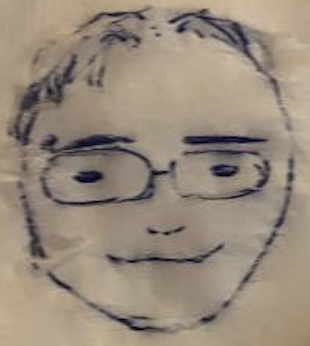
#> input picture data/images/Bambdad.png, 310 x 346 px, given in place of triangle_fractal.png, which was not available
$ python picture_to_dist.py
#> lines starting #> are read from the running program, lines starting #| are printed output that depends on the picture; after the words box and inside, x2 and y2 are one past the last pixel; in counts of white or black regions, pixels touching at a corner belong together; pictures that were not available may be replaced by others from this repository, and a replacement may not be noted
import numpy as np
import PIL
from PIL import Image,ImageOps
import matplotlib.pyplot as plt
import random


def resample(Y, alpha = [], N = 10000):
    n = len(Y.T)
    if not len(alpha):
        alpha = np.full(n, 1/n)
    resample_indexes = np.random.choice(np.arange(n), size=N, replace=True, p=alpha)
    Y_resample = Y[:, resample_indexes]
    return Y_resample


def clear_plt():
    plt.figure().clear()
    plt.close()
    plt.cla()
    plt.clf()
    return True


def sample_hmap(sample, save_loc, bins = 20, d = 2, range = None, vmax= None, cmap = None):
    try:
        sample = sample.detach().cpu()
    except AttributeError:
        pass
    if d == 2:
        x, y = sample.T
        x = np.asarray(x)
        y = np.asarray(y)
        plt.hist2d(x,y, density=True, bins = bins, range = range, cmin = 0, vmin=0, vmax = vmax, cmap = cmap)
        plt.colorbar()
    elif d == 1:
        x =  sample
        x = np.asarray(x)
        plt.hist(x, bins = bins, range = range)
    plt.savefig(save_loc)
    clear_plt()
    return True


def array_to_sample(im_array, base_val = 255, p  = 1, M = 25, k = 0):
    W,L = im_array.shape
    R = W/L
    sample = []
    N = 0
    for iw in range(W):
        for il in range(L):
            n = int((abs(im_array[iw, il] - base_val)**p)//M)
            N += n
            x = -R + R *(2 * iw/W) +  (1e-5 * random.randrange(-1,1))
            y = -1 + (2 * il/L) +  (1e-5 * random.randrange(-1,1))
            loc = [[y,x]]
            sample += n * loc
    sample_list = sample
    if k > 0:
        sample_list = random.choices(sample_list, k = k)
    sample_array = np.asarray(sample_list).reshape(len(sample_list),2)
    return sample_array


def process_img(img_name, gray = True, flip = True, q = 0.0):
#> called with img_name = 'triangle_fractal', gray = True, flip = True, q = 0.15
    img = Image.open(f'../../data/images/{img_name}.png')
#> img is the input picture: PIL image 310x346 RGBA; mean R, G, B, A 151.5, 138.7, 123.3, 255
    if gray:
        img = ImageOps.grayscale(img)
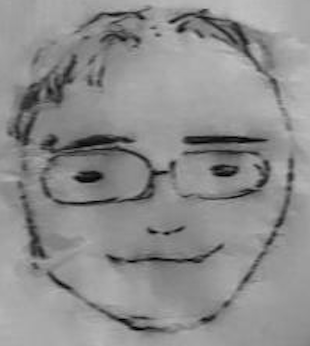
#> img: PIL image 310x346 L; min 0, max 193, mean 140.9
    if flip:
        img = img.transpose(PIL.Image.FLIP_TOP_BOTTOM)
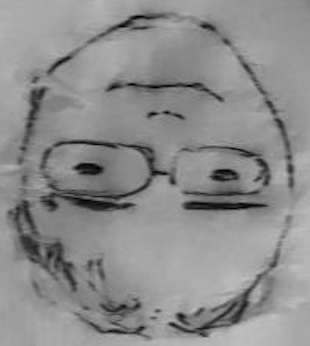
#> img: PIL image 310x346 L; min 0, max 193, mean 140.9
    img_array = np.copy(np.asarray(img))
    b = np.quantile(img_array, q = q)
#> b = 117
    img_array[img_array < b] *= 0
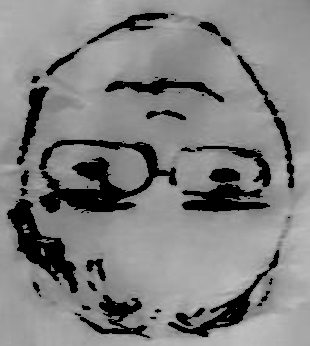
#> img_array: shape (346, 310); 14.63% of pixels changed, all inside (x1, y1, x2, y2) = (7, 13, 294, 338)
    return img_array


def sample_elden_ring(N):
    img_array = process_img('elden_ring')
    img_base_sample = array_to_sample(img_array, base_val=0)
    sample = resample(img_base_sample.T, N=N)
    return sample.T

def sample_twisted_rings(N):
    img_array = process_img('rings')
    img_base_sample = array_to_sample(img_array, 255)
    sample = resample(img_base_sample.T, N=N)
    return sample.T


def sample_bambdad(N, p = 2, M = 300):
    img_array = process_img('Bambdad', q= .15)
    img_base_sample = array_to_sample(img_array, base_val=193, p = p, M = M)
    sample = resample(img_base_sample.T, N=N)
    return sample.T


def sample_dobby(N, p = 2, M = 300):
    img_array = process_img('dobby', q= .15)
    img_base_sample = array_to_sample(img_array, p = p, M = M)

    sample = resample(img_base_sample.T, N=N)
    return sample.T


def sample_fractal(N, p = 2, M = 300):
    img_array = process_img('fractal', q= .15)
    img_base_sample = array_to_sample(img_array, p = p, M = M, k = N, base_val=0)
    sample = resample(img_base_sample.T, N=N)
    return sample.T

def sample_t_fractal(N, p = 2, M = 300):
    img_array = process_img('triangle_fractal', q= .15)
    img_base_sample = array_to_sample(img_array, p = p, M = M, k = N)
#> after the loop in array_to_sample, `for iw in range(W):`: N = 6714725; sample = 6714725 items
#> in array_to_sample, `sample_list = random.choices(sample_list, k = k)`: sample_list = 100000 items
#> in array_to_sample, `sample_array = np.asarray(sample_list).reshape(len(sample_list),2)`: sample_array = 100000 pairs, first value -1 to 0.994, second value -1.12 to 1.11
#> img_base_sample has the same summary as sample_array in array_to_sample
    sample = resample(img_base_sample.T, N=N)
#> in resample, `n = len(Y.T)`: n = 100000
    return sample.T


def run():
    N = 100000
    fractal_sample = sample_t_fractal(N)
#> fractal_sample has the same summary as sample_array in array_to_sample
    plt_range = None #[[-1,1],[-.5,.5]]
    save_loc = '../../data/images/elden_sample.png'
    sample_hmap(fractal_sample, save_loc,  d=2, bins=200, range=plt_range)
#> in sample_hmap, `plt.savefig(save_loc)`:
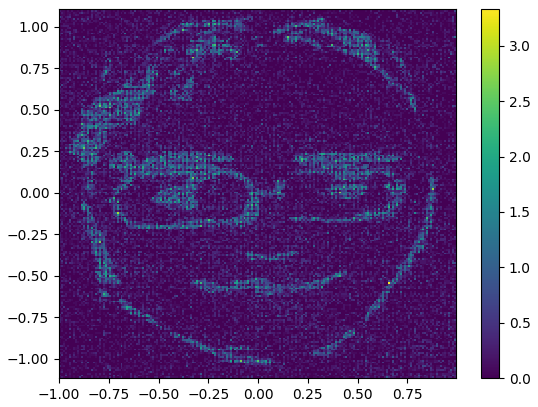
#> figure drawn by matplotlib, 2 panels
if __name__=='__main__':
    run()
